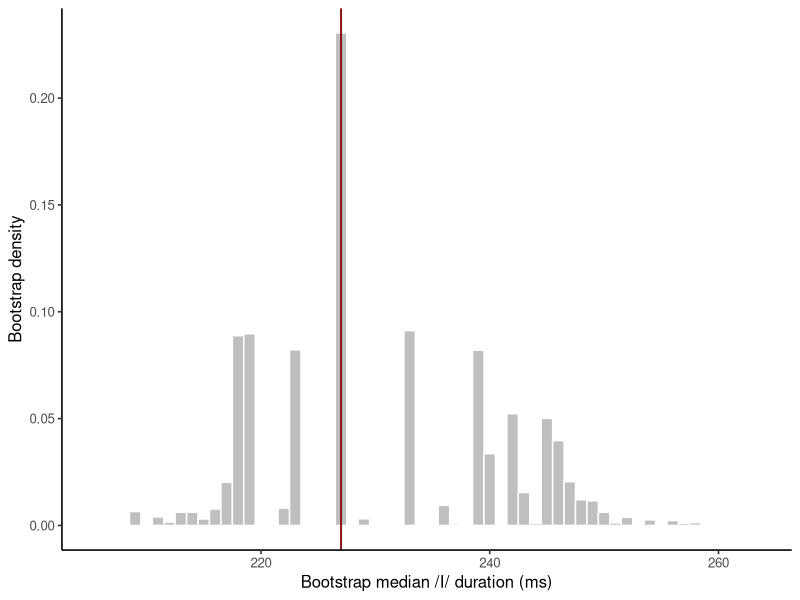

Generate this figure with R:
## ---- chunk 1
#| label: bootstrap-hillenbrand-median
library(ggplot2)

vowels <- read.csv(
  "data/hillenbrand/vowels-complete.csv",
  stringsAsFactors = FALSE
)
women_hid <- subset(vowels, speaker_type == "woman" & vowel == "I")
x <- women_hid$duration_ms
observed_median <- median(x)

set.seed(20261021)
B <- 10000L
bootstrap_medians <- replicate(
  B,
  median(sample(x, size = length(x), replace = TRUE))
)
bootstrap_interval <- unname(quantile(bootstrap_medians, c(0.025, 0.975), type = 7))
bootstrap_se <- sd(bootstrap_medians)

data.frame(
  speakers = length(x),
  observed_median_ms = observed_median,
  bootstrap_replicates = B,
  bootstrap_se_ms = bootstrap_se,
  lower_ms = bootstrap_interval[1],
  upper_ms = bootstrap_interval[2]
)
## ---- chunk 2
#| label: plot-bootstrap-hillenbrand-median
#| fig-cap: "Bootstrap distribution of the adult-women /I/ median. The line marks the observed median."
ggplot(data.frame(median_ms = bootstrap_medians), aes(median_ms)) +
  geom_histogram(aes(y = after_stat(density)), binwidth = 1,
                 fill = "grey75", color = "white") +
  geom_vline(xintercept = observed_median, color = "#8B1A1A", linewidth = 0.7) +
  labs(x = "Bootstrap median /I/ duration (ms)", y = "Bootstrap density") +
  theme_classic(base_size = 12)
